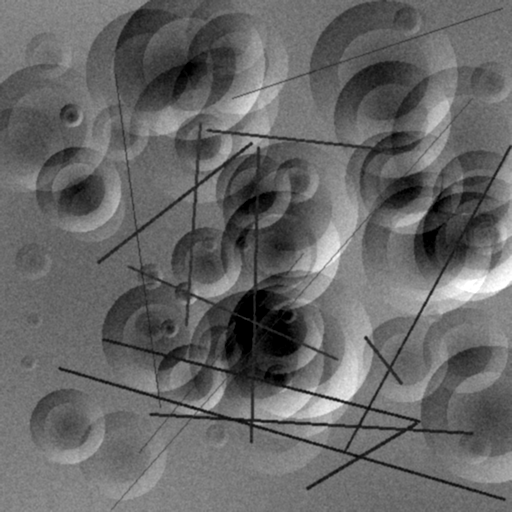
#> input picture data/reference/pilot_ref_01.png, 512 x 512 px
$ python -i enhancement.py   (imports and definitions only)
#> lines starting #> are read from the running program, lines starting #| are printed output that depends on the picture
"""
Image enhancement pipeline for lunar surface imagery.

Provides multi-scale contrast enhancement, noise reduction,
and adaptive enhancement techniques tailored for the challenging
conditions of orbital lunar imaging.
"""

import cv2
import numpy as np


def multi_scale_clahe(
    image: np.ndarray,
    clip_limits: list[float] | None = None,
    tile_sizes: list[tuple[int, int]] | None = None,
    weights: list[float] | None = None,
) -> np.ndarray:
    """
    Multi-scale CLAHE combining multiple tile sizes and clip limits.

    Applies CLAHE at multiple spatial scales and blends the results
    to enhance both fine and coarse contrast features.

    Parameters
    ----------
    image : np.ndarray
        Grayscale image (uint8).
    clip_limits : list[float]
        CLAHE clip limits for each scale.
    tile_sizes : list[tuple[int, int]]
        Tile grid sizes for each scale.
    weights : list[float]
        Blending weights (must sum to 1).

    Returns
    -------
    np.ndarray
        Multi-scale enhanced image (uint8).
    """
    if clip_limits is None:
        clip_limits = [1.5, 2.5, 4.0]
    if tile_sizes is None:
        tile_sizes = [(4, 4), (8, 8), (16, 16)]
    if weights is None:
        weights = [1.0 / len(clip_limits)] * len(clip_limits)

    result = np.zeros(image.shape, dtype=np.float64)

    for clip_limit, tile_size, weight in zip(
        clip_limits, tile_sizes, weights
    ):
        clahe = cv2.createCLAHE(
            clipLimit=clip_limit,
            tileGridSize=tile_size,
        )
        enhanced = clahe.apply(image)
        result += weight * enhanced.astype(np.float64)

    return np.clip(result, 0, 255).astype(np.uint8)


# [27 lines left out: function adaptive_histogram_equalization, not called in this run]


def bilateral_denoise(
    image: np.ndarray,
    d: int = 9,
    sigma_color: float = 75.0,
    sigma_space: float = 75.0,
) -> np.ndarray:
    """
    Reduce noise while preserving edges using bilateral filtering.

    Parameters
    ----------
    image : np.ndarray
        Input image (uint8).
    d : int
        Diameter of each pixel neighborhood.
    sigma_color : float
        Filter sigma in the color space.
    sigma_space : float
        Filter sigma in the coordinate space.

    Returns
    -------
    np.ndarray
        Denoised image.
    """
    return cv2.bilateralFilter(image, d, sigma_color, sigma_space)


# [67 lines left out: functions non_local_means_denoise, unsharp_mask, not called in this run]


def enhance_image(
    image: np.ndarray,
    denoise: str = "bilateral",
    enhance_contrast: bool = True,
    sharpen: bool = False,
    **kwargs,
) -> np.ndarray:
    """
    Complete enhancement pipeline for lunar imagery.

    Parameters
    ----------
    image : np.ndarray
        Grayscale image (uint8).
    denoise : str
        Denoising method: 'bilateral', 'nlm', or 'none'.
    enhance_contrast : bool
        Whether to apply multi-scale CLAHE.
    sharpen : bool
        Whether to apply unsharp masking.

    Returns
    -------
    np.ndarray
        Enhanced image (uint8).
    """
    result = image.copy()

    # Step 1: Denoise
    if denoise == "bilateral":
        result = bilateral_denoise(result, **kwargs)
    elif denoise == "nlm":
        result = non_local_means_denoise(result, **kwargs)

    # Step 2: Contrast enhancement
    if enhance_contrast:
        result = multi_scale_clahe(result)

    # Step 3: Sharpen
    if sharpen:
        result = unsharp_mask(result)

    return result

>>> import cv2
>>> picture = cv2.imread('../../../data/reference/pilot_ref_01.png', cv2.IMREAD_GRAYSCALE)
#> picture is the input picture: shape (512, 512); min 0, max 255, mean 102.8
>>> result = enhance_image(picture)
#> the loop in multi_scale_clahe, `for clip_limit, tile_size, weight in zip( clip_limits, tile_sizes, wei..` made 3 passes
#> pass 1, in multi_scale_clahe, `enhanced = clahe.apply(image)`:
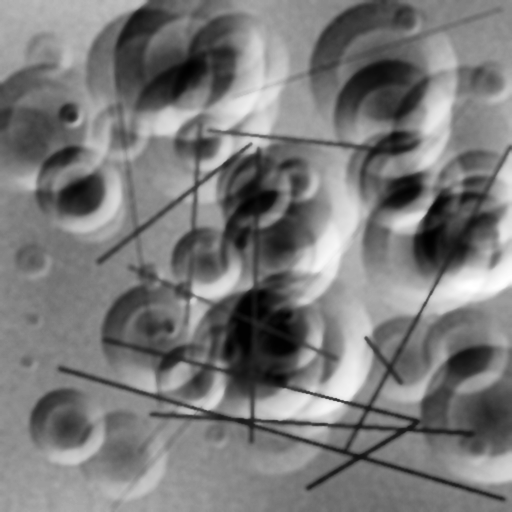
#> enhanced: shape (512, 512); min 0, max 255, mean 121.1
#> pass 2, in multi_scale_clahe, `enhanced = clahe.apply(image)`:
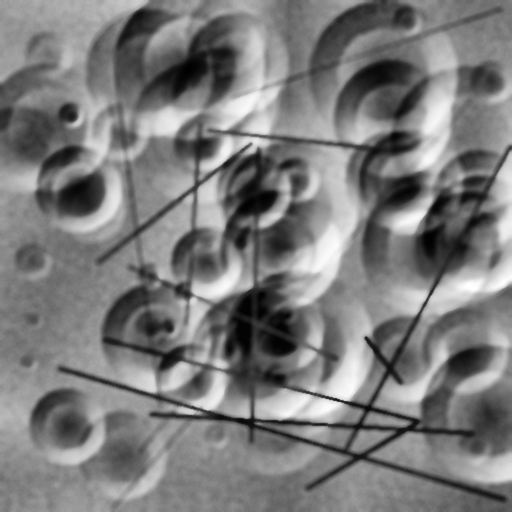
#> enhanced: shape (512, 512); min 0, max 255, mean 123.3
#> pass 2, in multi_scale_clahe, `result += weight * enhanced.astype(np.float64)`:
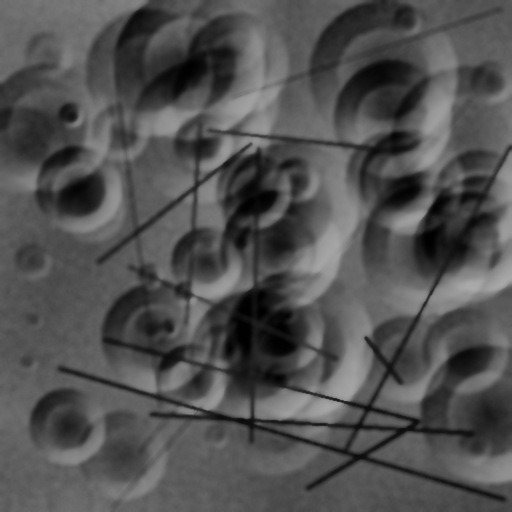
#> result: shape (512, 512) float64; min 0, max 170, mean 81.5
#> after the loop in multi_scale_clahe, `for clip_limit, tile_size, weight in zip(`:
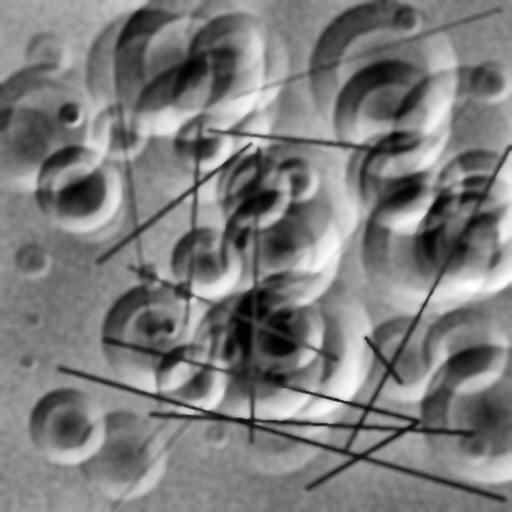
#> result: shape (512, 512) float64; min 0, max 255, mean 123.3
